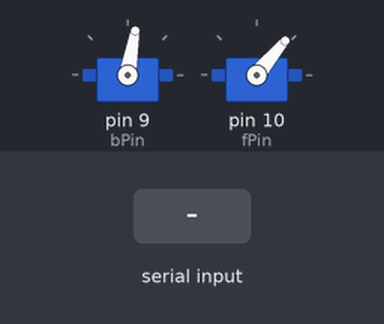
Simulated run of this sketch. Board: Arduino Uno, built with avr-gcc and run on an emulated ATmega328P. Shown: 2 × servo. Inputs (shaded band) come from the test bench. What the sketch prints to the serial monitor is not drawn.

Above: at 1.7 s.
1.8 s: byte 0 (0) received over Serial
At 4.1 s:
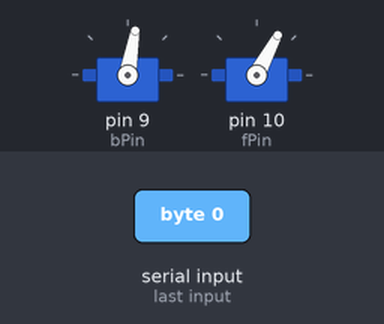
4.8 s: byte 4 (4) received over Serial
At 4.9 s:
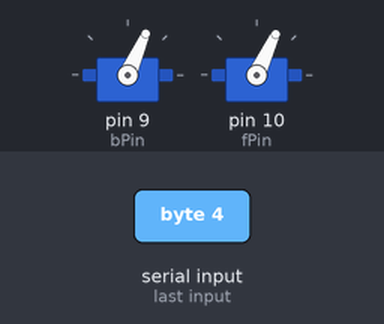
7.8 s: byte 0 (0) received over Serial
At 7.9 s:
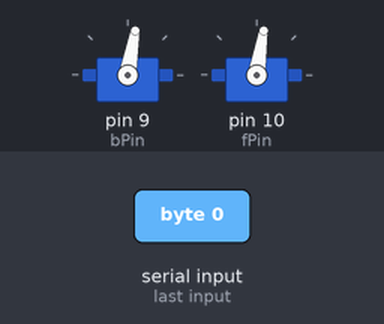
10.8 s: byte 4 (4) received over Serial
At 11.7 s:
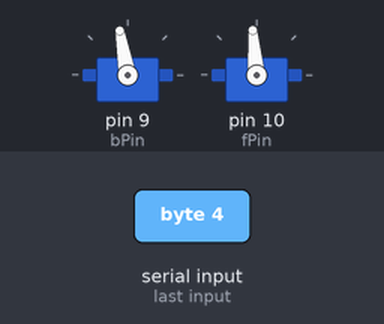
13.8 s: byte 2 (2) received over Serial
At 13.9 s:
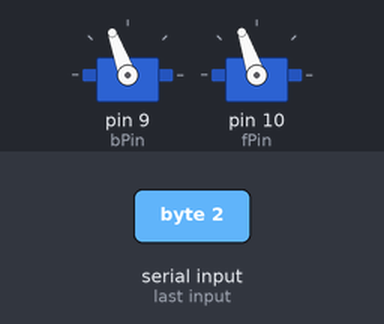
16.8 s: byte 1 (1) received over Serial
At 17.5 s:
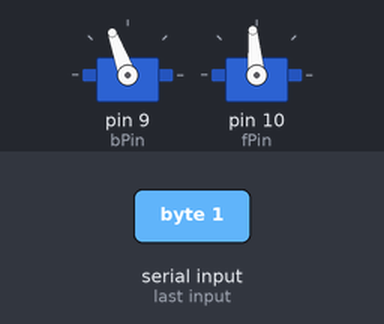
Timing chart, 0 to 19.7 s (numbered marks = the images above; inputs shaded):
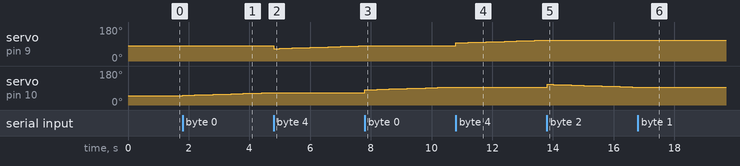

The sketch:

servoCalibration.ino
```cpp
#include <Servo.h>

// Initialise servo
Servo front;
Servo back;

int val = 50;
int bPin = 9;
int fPin = 10;
int serialVal = 99;

void setup() {
  Serial.begin(9600);                       // set up Serial library at 9600 bps
  // put your setup code here, to run once:
  back.write(80);
  back.attach(bPin);                          // Attach servo to board
  front.write(val);
  front.attach(fPin);
  delay(500);
}

void loop() {
  if (Serial.available() > 0){
    serialVal = Serial.read();
  }
  if (serialVal == 0){
    val = val + 1;
    front.write(val);
    delay(200);
  }
  else if (serialVal == 1){
    Serial.write(val);
    delay(200);
  }
  else if (serialVal == 2){
    val = val - 1;
    front.write(val);
    delay(200);
  }
  else if (serialVal == 3){
    Serial.write(val);
    delay(200);
  }
  else if (serialVal == 4){
    val = val + 1;
    back.write(val);
    delay(200);
  }
  else if (serialVal == 5){
    Serial.write(val);
    delay(200);
  }
  else if (serialVal == 6){
    val = val - 1;
    back.write(val);
    delay(200);
  }
  else if (serialVal == 7){
    Serial.write(val);
    delay(200);
  }
}
```

Measured:
- after the input at 1.8 s, servo on pin 10 (fPin): moves from 50° to 65° over 2.8 s, starting at once
- after the input at 4.8 s, servo on pin 9 (bPin): 80° → 66° at once, → 67° 0.20 s later, → 68° 0.20 s later, → 69° 0.20 s later, … (15 changes in this stretch); servo on pin 10 (fPin): stays 65° (without the input it goes to 66° after 0.00 s)
- after the input at 7.8 s, servo on pin 9 (bPin): stays 80° (without the input it goes to 81° after 0.00 s); servo on pin 10 (fPin): moves from 65° to 95° over 2.8 s, starting at once
- after the input at 10.8 s, servo on pin 9 (bPin): moves from 80° to 110° over 2.8 s, starting at once; servo on pin 10 (fPin): stays 95° (without the input it goes to 96° after 0.01 s)
- after the input at 13.8 s, servo on pin 9 (bPin): stays 110° (without the input it goes to 111° after 0.01 s); servo on pin 10 (fPin): 95° → 109° at once, → 108° 0.20 s later, → 107° 0.20 s later, → 106° 0.20 s later, … (15 changes in this stretch)
- after the input at 16.8 s, servo on pin 10 (fPin): stays 95° (without the input it goes to 94° after 0.01 s)
